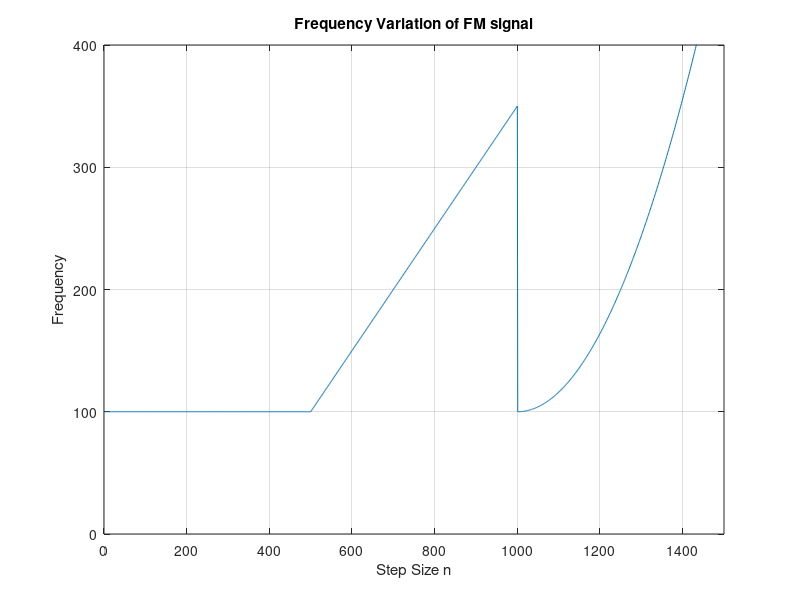
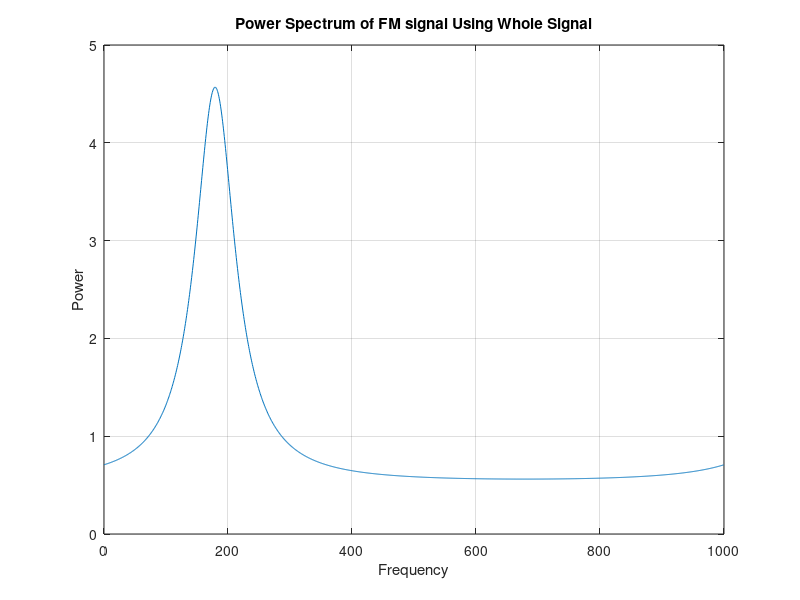

Write the MATLAB code that produced these figures, in order.
% ASPMI Exercise 4.2a
% Generate the frequency modulated (FM) signal y(n) =
% exp(j(2*pi*phi(n)/fs))+ eta(n).  Use the aryule function find the AR(1)
% coefficient for the complete signal of length 1500, then plot the power
% spectrum of the signal.

% Generate FM signal
N = 1500;
fs = 1000; % 1kHz sampling frequency
% Generate f
f = zeros(N,1);
f(1:500) = 100; % 1 ? n ? 500
% 501 <= n <= 1000
for n = 501:1000
    f(n) = 100 + (n-500)/2;
end
% 1001 <= n <= 1500
for n = 1001:1500
    f(n) = 100 + ((n-1000)/25)^2;
end

% Plot frequency variation
figure(1)
n = 1:N;
plot(n,f)
title('Frequency Variation of FM signal')
xlabel('Step Size n')
ylabel('Frequency')
axis([0 1500 0 400])
grid on;

% Generate phi
phi = cumsum(f);
% Generate eta - white noise with zero mean and variance = 0.05
sigma2 = 0.05;
eta = sqrt(0.05/2)*(randn(N,1)+1i*randn(N,1));
% Generate y
y = exp(1i.*2.*pi.*phi/fs) + eta;

% Find AR coefficient using aryule
order = 1;
a = aryule(y,1);
% Plot power spectrum of the signal
[h,w] = freqz(1,a,N);
f = w*fs/(2*pi);
figure(2)
plot(f,h)
title('Power Spectrum of FM signal Using Whole Signal')
xlabel('Frequency')
ylabel('Power')
grid on;